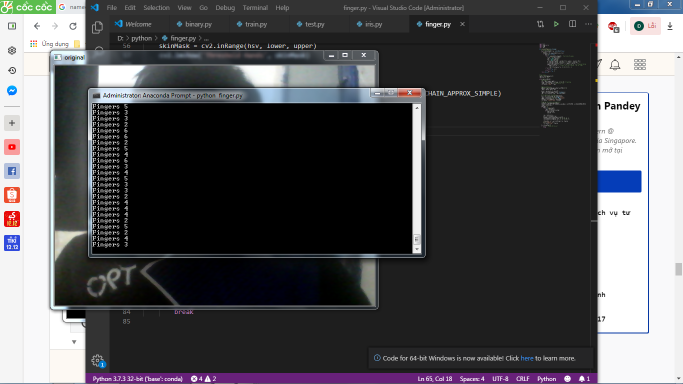
#> input picture chaythu.png, 1366 x 768 px, given in place of the camera (shown at 1/2 size)
$ python finger.py
#> lines starting #> are read from the running program, lines starting #| are printed output that depends on the picture; after the words box and inside, x2 and y2 are one past the last pixel; in counts of white or black regions, pixels touching at a corner belong together
import cv2
import numpy as np
import copy
import math

def calculateFingers(res, drawing):
    #  convexity defect
    hull = cv2.convexHull(res, returnPoints=False)
    if len(hull) > 3:
        defects = cv2.convexityDefects(res, hull)
        if defects is not None:
            cnt = 0
            for i in range(defects.shape[0]):  # calculate the angle
                s, e, f, d = defects[i][0]
                start = tuple(res[s][0])
                end = tuple(res[e][0])
                far = tuple(res[f][0])
                a = math.sqrt((end[0] - start[0]) ** 2 + (end[1] - start[1]) ** 2)
                b = math.sqrt((far[0] - start[0]) ** 2 + (far[1] - start[1]) ** 2)
                c = math.sqrt((end[0] - far[0]) ** 2 + (end[1] - far[1]) ** 2)
                angle = math.acos((b ** 2 + c ** 2 - a ** 2) / (2 * b * c))  # cosine theorem
                if angle <= math.pi / 2:  # angle less than 90 degree, treat as fingers
                    cnt += 1
                    cv2.circle(drawing, far, 8, [211, 84, 0], -1)
            if cnt > 0:
                return True, cnt+1
            else:
                return True, 0
    return False, 0


# Open Camera
camera = cv2.VideoCapture(0)
camera.set(10, 200)

while camera.isOpened():
    #Main Camera
    ret, frame = camera.read()
#> frame is the input picture: shape (768, 1366, 3); mean B, G, R 83.9, 81, 81
    frame = cv2.bilateralFilter(frame, 5, 50, 100)  # Smoothing
    frame = cv2.flip(frame, 1)  #Horizontal Flip
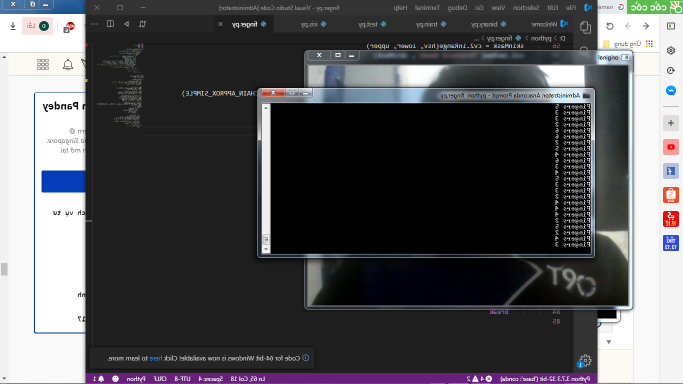
#> frame: shape (768, 1366, 3) (shown at 1/2 size); mean B, G, R 83.9, 81, 81
    cv2.imshow('original', frame)


    #Background Removal
    bgModel = cv2.createBackgroundSubtractorMOG2(0, 50)
    fgmask = bgModel.apply(frame)
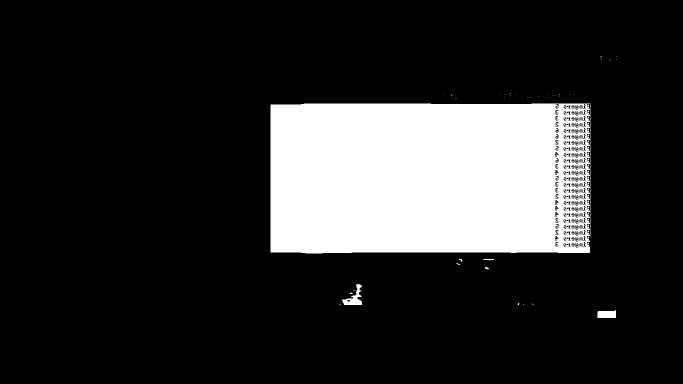
#> fgmask: shape (768, 1366) (shown at 1/2 size); values 127 (black) and 255 (white), 17.8% white; 97 white regions (91 under 20 px), largest, box (x1, y1, x2, y2) and area: (541, 207, 1181, 507) 185327, (684, 568, 724, 610) 686, (1195, 620, 1232, 636) 520, (967, 518, 988, 521) 44, (970, 534, 978, 539) 24, (918, 518, 925, 523) 20

    kernel = np.ones((3, 3), np.uint8)
    fgmask = cv2.erode(fgmask, kernel, iterations=1)
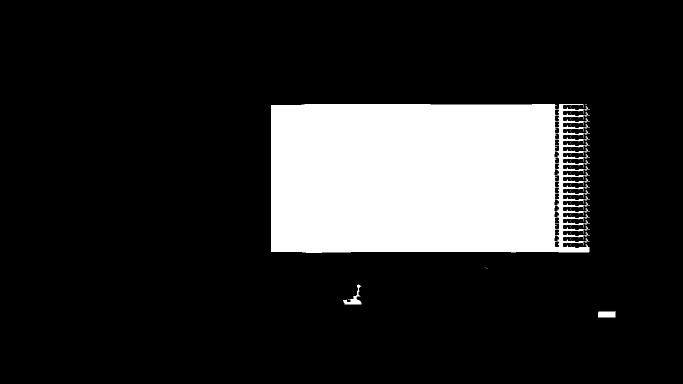
#> fgmask: shape (768, 1366) (shown at 1/2 size); values 127 (black) and 255 (white), 16.9% white; 30 white regions (27 under 20 px), largest, box (x1, y1, x2, y2) and area: (542, 208, 1180, 506) 176210, (686, 569, 723, 609) 453, (1196, 622, 1231, 635) 419
    img = cv2.bitwise_and(frame, frame, mask=fgmask)

    # Skin detect and thresholding
    hsv = cv2.cvtColor(img, cv2.COLOR_BGR2HSV)
#> hsv: shape (768, 1366, 3); mean H, S, V 32.5, 20.9, 85.3
    lower = np.array([0, 48, 80], dtype="uint8")
    upper = np.array([20, 255, 255], dtype="uint8")
    skinMask = cv2.inRange(hsv, lower, upper)
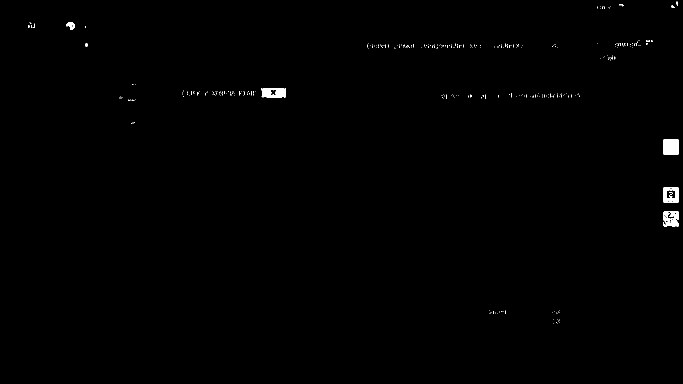
#> skinMask: shape (768, 1366) (shown at 1/2 size); 0.41% white; 321 white regions (311 under 20 px)
    cv2.imshow('Threshold Hands', skinMask)

    # Getting the contours and convex hull
    skinMask1 = copy.deepcopy(skinMask)
    contours, hierarchy = cv2.findContours(skinMask1, cv2.RETR_TREE, cv2.CHAIN_APPROX_SIMPLE)
#> contours = 359 contours, 348 with area under 20; largest, box (x1, y1, x2, y2) and area: (1326, 374, 1358, 406) 953, (1326, 278, 1358, 310) 953, (1326, 422, 1358, 454) 822, (523, 176, 571, 195) 756, (1332, 377, 1352, 398) 323
    length = len(contours)
#> length = 359
    maxArea = -1
    if length > 0:
        for i in range(length):
            temp = contours[i]
            area = cv2.contourArea(temp)
            if area > maxArea:
                maxArea = area
                ci = i
#> this loop made 359 passes
#> (area, maxArea) on passes 23, 43: (822, 822), (953, 953)
#> area on passes 36, 37, 40, 42, 54, 57: 21, 32.5, 20.5, 121.5, 323, 953
#> after the loop, ci = 42; maxArea = 953

        res = contours[ci]
#> res = [[1328, 374], [1326, 376], [1326, 403], [1328, 405], [1355, 405], [1357, 403], [1357, 376], [1355, 374]]
        hull = cv2.convexHull(res)
#> hull = [[1355, 374], [1357, 376], [1357, 403], [1355, 405], [1328, 405], [1326, 403], [1326, 376], [1328, 374]]
        drawing = np.zeros(img.shape, np.uint8)
        cv2.drawContours(drawing, [res], 0, (0, 255, 0), 2)
        cv2.drawContours(drawing, [hull], 0, (0, 0, 255), 3)
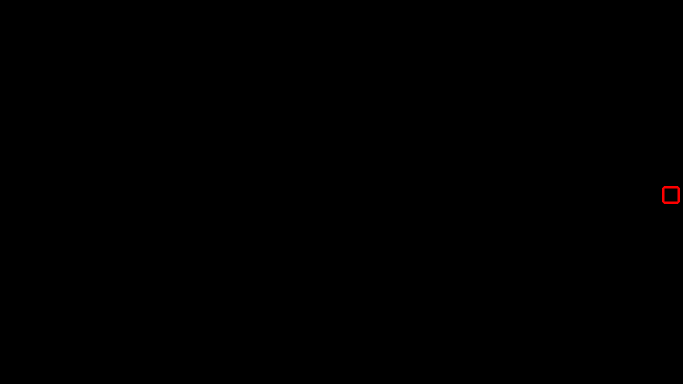
#> drawing: shape (768, 1366, 3) (shown at 1/2 size); mean of channels 0, 1, 2 0, 0, 0.1; drawn as B, G, R

        isFinishCal, cnt = calculateFingers(res, drawing)
#> in calculateFingers, `hull = cv2.convexHull(res, returnPoints=False)`: hull = [7, 6, 5, 4, 3, 2, 1, 0]
#> isFinishCal = False; cnt = 0
        print("Fingers", cnt)
#| Fingers 0
        cv2.imshow('output', drawing)

    k = cv2.waitKey(10)
#> (key Esc is pressed here)
    if k == 126:
        break
